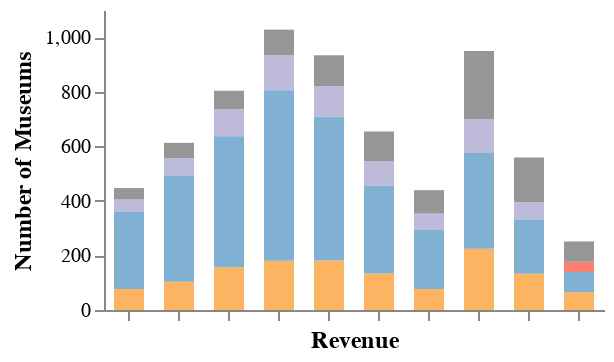

The code cell stored with this chart in its notebook:
### Code cell
small

### Figure 1 — Vega-Lite specification as saved in the notebook (floating-point values rounded to 4 significant figures)
{"config": {"view": {"continuousWidth": 400, "continuousHeight": 300, "strokeWidth": 0}, "axis": {"labelFontSize": 10, "titleFontSize": 12}, "title": {"fontSize": 14}}, "data": {"name": "data-c25e30b746405c815461b3be909fc8d1"}, "mark": {"type": "bar", "size": 15}, "encoding": {"color": {"type": "nominal", "field": "Museum Type", "legend": null, "scale": {"domain": ["GENERAL MUSEUM", "HISTORIC PRESERVATION", "HISTORY MUSEUM", "ART MUSEUM", "ARBORETUM, BOTANICAL GARDEN, OR NATURE CENTER", "CHILDREN'S MUSEUM", "SCIENCE & TECHNOLOGY MUSEUM OR PLANETARIUM", "ZOO, AQUARIUM, OR WILDLIFE CONSERVATION", "NATURAL HISTORY MUSEUM", "Other"], "range": ["#fdb462", "#80b1d3", "#bebada", "#fb8072", "#8dd3c7", "#F9E79F", "#b3de69", "#fccde5", "#bc80bd", "#969696"]}, "sort": ["GENERAL MUSEUM", "HISTORIC PRESERVATION", "HISTORY MUSEUM", "ART MUSEUM", "ARBORETUM, BOTANICAL GARDEN, OR NATURE CENTER", "CHILDREN'S MUSEUM", "SCIENCE & TECHNOLOGY MUSEUM OR PLANETARIUM", "ZOO, AQUARIUM, OR WILDLIFE CONSERVATION", "NATURAL HISTORY MUSEUM", "Other"]}, "order": {"type": "quantitative", "field": "color_Museum Type_sort_index"}, "x": {"type": "nominal", "axis": {"labels": false}, "field": "Revenue", "sort": ["0-5000", "5000-15000", "15000-30000", "30000-50000", "50000-105000", "105000-180000", "180000-275000", "275000-495000", "495000-735000", "735000-3375000"]}, "y": {"type": "quantitative", "axis": {"grid": false}, "field": "Number of Museums"}}, "height": 150, "width": 250, "$schema": "https://vega.github.io/schema/vega-lite/v4.8.1.json", "datasets": {"data-c25e30b746405c815461b3be909fc8d1": [{"Museum Type": "HISTORY MUSEUM", "Number of Museums": 45.0, "Revenue": "0-5000"}, {"Museum Type": "ARBORETUM, BOTANICAL GARDEN, OR NATURE CENTER", "Number of Museums": 0.0, "Revenue": "0-5000"}, {"Museum Type": "SCIENCE & TECHNOLOGY MUSEUM OR PLANETARIUM", "Number of Museums": 0.0, "Revenue": "0-5000"}, {"Museum Type": "GENERAL MUSEUM", "Number of Museums": 77.0, "Revenue": "0-5000"}, {"Museum Type": "HISTORIC PRESERVATION", "Number of Museums": 283.0, "Revenue": "0-5000"}, {"Museum Type": "ZOO, AQUARIUM, OR WILDLIFE CONSERVATION", "Number of Museums": 0.0, "Revenue": "0-5000"}, {"Museum Type": "ART MUSEUM", "Number of Museums": 0.0, "Revenue": "0-5000"}, {"Museum Type": "CHILDREN'S MUSEUM", "Number of Museums": 0.0, "Revenue": "0-5000"}, {"Museum Type": "NATURAL HISTORY MUSEUM", "Number of Museums": 0.0, "Revenue": "0-5000"}, {"Museum Type": "Other", "Number of Museums": 42.0, "Revenue": "0-5000"}, {"Museum Type": "HISTORY MUSEUM", "Number of Museums": 64.0, "Revenue": "5000-15000"}, {"Museum Type": "ARBORETUM, BOTANICAL GARDEN, OR NATURE CENTER", "Number of Museums": 0.0, "Revenue": "5000-15000"}, {"Museum Type": "SCIENCE & TECHNOLOGY MUSEUM OR PLANETARIUM", "Number of Museums": 0.0, "Revenue": "5000-15000"}, {"Museum Type": "GENERAL MUSEUM", "Number of Museums": 104.0, "Revenue": "5000-15000"}, {"Museum Type": "HISTORIC PRESERVATION", "Number of Museums": 389.0, "Revenue": "5000-15000"}, {"Museum Type": "ZOO, AQUARIUM, OR WILDLIFE CONSERVATION", "Number of Museums": 0.0, "Revenue": "5000-15000"}, {"Museum Type": "ART MUSEUM", "Number of Museums": 0.0, "Revenue": "5000-15000"}, {"Museum Type": "CHILDREN'S MUSEUM", "Number of Museums": 0.0, "Revenue": "5000-15000"}, {"Museum Type": "NATURAL HISTORY MUSEUM", "Number of Museums": 0.0, "Revenue": "5000-15000"}, {"Museum Type": "Other", "Number of Museums": 56.0, "Revenue": "5000-15000"}, {"Museum Type": "HISTORY MUSEUM", "Number of Museums": 99.0, "Revenue": "15000-30000"}, {"Museum Type": "ARBORETUM, BOTANICAL GARDEN, OR NATURE CENTER", "Number of Museums": 0.0, "Revenue": "15000-30000"}, {"Museum Type": "SCIENCE & TECHNOLOGY MUSEUM OR PLANETARIUM", "Number of Museums": 0.0, "Revenue": "15000-30000"}, {"Museum Type": "GENERAL MUSEUM", "Number of Museums": 157.0, "Revenue": "15000-30000"}, {"Museum Type": "HISTORIC PRESERVATION", "Number of Museums": 480.0, "Revenue": "15000-30000"}, {"Museum Type": "ZOO, AQUARIUM, OR WILDLIFE CONSERVATION", "Number of Museums": 0.0, "Revenue": "15000-30000"}, {"Museum Type": "ART MUSEUM", "Number of Museums": 0.0, "Revenue": "15000-30000"}, {"Museum Type": "CHILDREN'S MUSEUM", "Number of Museums": 0.0, "Revenue": "15000-30000"}, {"Museum Type": "NATURAL HISTORY MUSEUM", "Number of Museums": 0.0, "Revenue": "15000-30000"}, {"Museum Type": "Other", "Number of Museums": 68.0, "Revenue": "15000-30000"}, {"Museum Type": "HISTORY MUSEUM", "Number of Museums": 129.0, "Revenue": "30000-50000"}, {"Museum Type": "ARBORETUM, BOTANICAL GARDEN, OR NATURE CENTER", "Number of Museums": 0.0, "Revenue": "30000-50000"}, {"Museum Type": "SCIENCE & TECHNOLOGY MUSEUM OR PLANETARIUM", "Number of Museums": 0.0, "Revenue": "30000-50000"}, {"Museum Type": "GENERAL MUSEUM", "Number of Museums": 181.0, "Revenue": "30000-50000"}, {"Museum Type": "HISTORIC PRESERVATION", "Number of Museums": 625.0, "Revenue": "30000-50000"}, {"Museum Type": "ZOO, AQUARIUM, OR WILDLIFE CONSERVATION", "Number of Museums": 0.0, "Revenue": "30000-50000"}, {"Museum Type": "ART MUSEUM", "Number of Museums": 0.0, "Revenue": "30000-50000"}, {"Museum Type": "CHILDREN'S MUSEUM", "Number of Museums": 0.0, "Revenue": "30000-50000"}, {"Museum Type": "NATURAL HISTORY MUSEUM", "Number of Museums": 0.0, "Revenue": "30000-50000"}, {"Museum Type": "Other", "Number of Museums": 93.0, "Revenue": "30000-50000"}, {"Museum Type": "HISTORY MUSEUM", "Number of Museums": 113.0, "Revenue": "50000-105000"}, {"Museum Type": "ARBORETUM, BOTANICAL GARDEN, OR NATURE CENTER", "Number of Museums": 0.0, "Revenue": "50000-105000"}, {"Museum Type": "SCIENCE & TECHNOLOGY MUSEUM OR PLANETARIUM", "Number of Museums": 0.0, "Revenue": "50000-105000"}, {"Museum Type": "GENERAL MUSEUM", "Number of Museums": 181.5, "Revenue": "50000-105000"}, {"Museum Type": "HISTORIC PRESERVATION", "Number of Museums": 526.5, "Revenue": "50000-105000"}, {"Museum Type": "ZOO, AQUARIUM, OR WILDLIFE CONSERVATION", "Number of Museums": 0.0, "Revenue": "50000-105000"}, {"Museum Type": "ART MUSEUM", "Number of Museums": 0.0, "Revenue": "50000-105000"}, {"Museum Type": "CHILDREN'S MUSEUM", "Number of Museums": 0.0, "Revenue": "50000-105000"}, {"Museum Type": "NATURAL HISTORY MUSEUM", "Number of Museums": 0.0, "Revenue": "50000-105000"}, {"Museum Type": "Other", "Number of Museums": 113.0, "Revenue": "50000-105000"}, {"Museum Type": "HISTORY MUSEUM", "Number of Museums": 90.0, "Revenue": "105000-180000"}, {"Museum Type": "ARBORETUM, BOTANICAL GARDEN, OR NATURE CENTER", "Number of Museums": 0.0, "Revenue": "105000-180000"}, {"Museum Type": "SCIENCE & TECHNOLOGY MUSEUM OR PLANETARIUM", "Number of Museums": 0.0, "Revenue": "105000-180000"}, {"Museum Type": "GENERAL MUSEUM", "Number of Museums": 133.5, "Revenue": "105000-180000"}, {"Museum Type": "HISTORIC PRESERVATION", "Number of Museums": 322.0, "Revenue": "105000-180000"}, {"Museum Type": "ZOO, AQUARIUM, OR WILDLIFE CONSERVATION", "Number of Museums": 0.0, "Revenue": "105000-180000"}, {"Museum Type": "ART MUSEUM", "Number of Museums": 0.0, "Revenue": "105000-180000"}, {"Museum Type": "CHILDREN'S MUSEUM", "Number of Museums": 0.0, "Revenue": "105000-180000"}, {"Museum Type": "NATURAL HISTORY MUSEUM", "Number of Museums": 0.0, "Revenue": "105000-180000"}, {"Museum Type": "Other", "Number of Museums": 109.0, "Revenue": "105000-180000"}, {"Museum Type": "HISTORY MUSEUM", "Number of Museums": 60.5, "Revenue": "180000-275000"}, {"Museum Type": "ARBORETUM, BOTANICAL GARDEN, OR NATURE CENTER", "Number of Museums": 0.0, "Revenue": "180000-275000"}, {"Museum Type": "SCIENCE & TECHNOLOGY MUSEUM OR PLANETARIUM", "Number of Museums": 0.0, "Revenue": "180000-275000"}, {"Museum Type": "GENERAL MUSEUM", "Number of Museums": 77.0, "Revenue": "180000-275000"}, {"Museum Type": "HISTORIC PRESERVATION", "Number of Museums": 216.0, "Revenue": "180000-275000"}, {"Museum Type": "ZOO, AQUARIUM, OR WILDLIFE CONSERVATION", "Number of Museums": 0.0, "Revenue": "180000-275000"}, {"Museum Type": "ART MUSEUM", "Number of Museums": 0.0, "Revenue": "180000-275000"}, {"Museum Type": "CHILDREN'S MUSEUM", "Number of Museums": 0.0, "Revenue": "180000-275000"}, {"Museum Type": "NATURAL HISTORY MUSEUM", "Number of Museums": 0.0, "Revenue": "180000-275000"}, {"Museum Type": "Other", "Number of Museums": 86.0, "Revenue": "180000-275000"}, {"Museum Type": "HISTORY MUSEUM", "Number of Museums": 124.0, "Revenue": "275000-495000"}, {"Museum Type": "ARBORETUM, BOTANICAL GARDEN, OR NATURE CENTER", "Number of Museums": 0.0, "Revenue": "275000-495000"}, {"Museum Type": "SCIENCE & TECHNOLOGY MUSEUM OR PLANETARIUM", "Number of Museums": 0.0, "Revenue": "275000-495000"}, {"Museum Type": "GENERAL MUSEUM", "Number of Museums": 225.0, "Revenue": "275000-495000"}, {"Museum Type": "HISTORIC PRESERVATION", "Number of Museums": 351.0, "Revenue": "275000-495000"}, {"Museum Type": "ZOO, AQUARIUM, OR WILDLIFE CONSERVATION", "Number of Museums": 0.0, "Revenue": "275000-495000"}, {"Museum Type": "ART MUSEUM", "Number of Museums": 0.0, "Revenue": "275000-495000"}, {"Museum Type": "CHILDREN'S MUSEUM", "Number of Museums": 0.0, "Revenue": "275000-495000"}, {"Museum Type": "NATURAL HISTORY MUSEUM", "Number of Museums": 0.0, "Revenue": "275000-495000"}, {"Museum Type": "Other", "Number of Museums": 250.0, "Revenue": "275000-495000"}, {"Museum Type": "HISTORY MUSEUM", "Number of Museums": 63.0, "Revenue": "495000-735000"}, {"Museum Type": "ARBORETUM, BOTANICAL GARDEN, OR NATURE CENTER", "Number of Museums": 0.0, "Revenue": "495000-735000"}, {"Museum Type": "SCIENCE & TECHNOLOGY MUSEUM OR PLANETARIUM", "Number of Museums": 0.0, "Revenue": "495000-735000"}, {"Museum Type": "GENERAL MUSEUM", "Number of Museums": 133.0, "Revenue": "495000-735000"}, {"Museum Type": "HISTORIC PRESERVATION", "Number of Museums": 199.0, "Revenue": "495000-735000"}, {"Museum Type": "ZOO, AQUARIUM, OR WILDLIFE CONSERVATION", "Number of Museums": 0.0, "Revenue": "495000-735000"}, {"Museum Type": "ART MUSEUM", "Number of Museums": 0.0, "Revenue": "495000-735000"}, {"Museum Type": "CHILDREN'S MUSEUM", "Number of Museums": 0.0, "Revenue": "495000-735000"}, {"Museum Type": "NATURAL HISTORY MUSEUM", "Number of Museums": 0.0, "Revenue": "495000-735000"}, {"Museum Type": "Other", "Number of Museums": 164.0, "Revenue": "495000-735000"}, {"Museum Type": "HISTORY MUSEUM", "Number of Museums": 0.0, "Revenue": "735000-3375000"}, {"Museum Type": "ARBORETUM, BOTANICAL GARDEN, OR NATURE CENTER", "Number of Museums": 0.0, "Revenue": "735000-3375000"}, {"Museum Type": "SCIENCE & TECHNOLOGY MUSEUM OR PLANETARIUM", "Number of Museums": 0.0, "Revenue": "735000-3375000"}, {"Museum Type": "GENERAL MUSEUM", "Number of Museums": 65.17, "Revenue": "735000-3375000"}, {"Museum Type": "HISTORIC PRESERVATION", "Number of Museums": 74.27, "Revenue": "735000-3375000"}, {"Museum Type": "ZOO, AQUARIUM, OR WILDLIFE CONSERVATION", "Number of Museums": 0.0, "Revenue": "735000-3375000"}, {"Museum Type": "ART MUSEUM", "Number of Museums": 37.34, "Revenue": "735000-3375000"}, {"Museum Type": "CHILDREN'S MUSEUM", "Number of Museums": 0.0, "Revenue": "735000-3375000"}, {"Museum Type": "NATURAL HISTORY MUSEUM", "Number of Museums": 0.0, "Revenue": "735000-3375000"}, {"Museum Type": "Other", "Number of Museums": 74.55, "Revenue": "735000-3375000"}]}}
